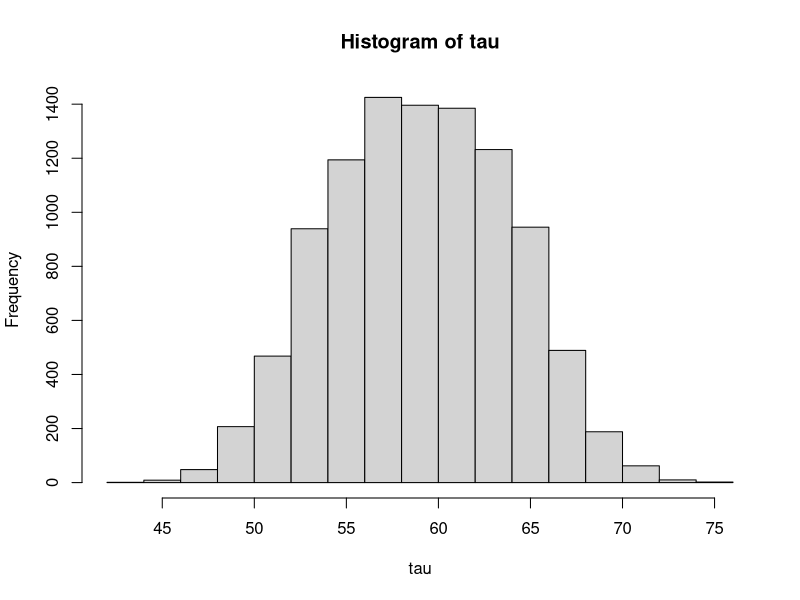
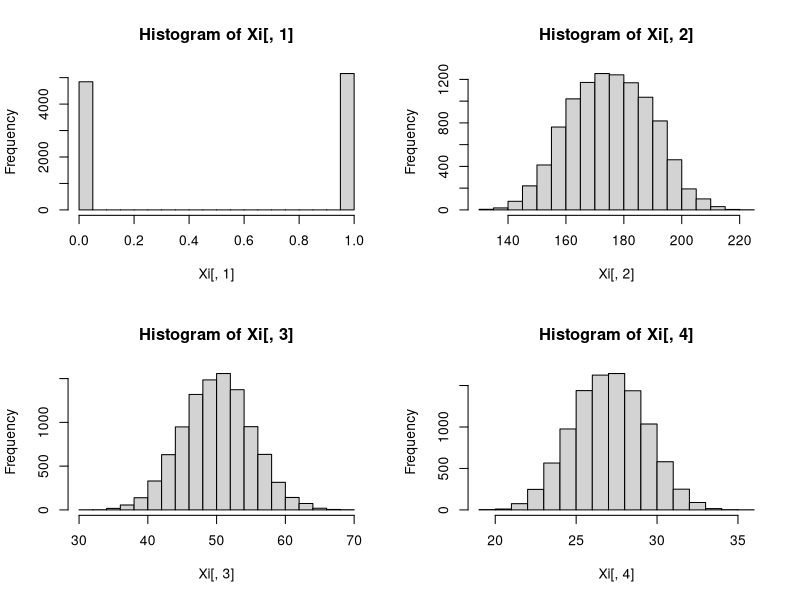

These figures' R source, in order:
## ---- chunk 1
knitr::opts_chunk$set(echo = TRUE)
require(dplyr)
## ---- chunk 2
set.seed(1234)
n <- 10000
p <- 7
treat <- sample(0:1, n, replace = T)
# create the covariates such that they are normalized
Xi <- matrix(NA,n,p)

Xi[,1] <-  rbinom(10000,1,0.52) # Gender
Xi[,2] <- ifelse(Xi[,1] == 1, rnorm(n,185,10),rnorm(n,165,10)) # Weight
Xi[,3] <- rnorm(n,50,5)# Age
Xi[,4] <- Xi[,2]/7 + 2 + rnorm(n) # BMI
Xi[,5] <- (rnorm(n,5,1)) # Tumor Size
Xi[,6] <- rbinom(10000, 1, 0.7) # HBP
Xi[,7] <- rbinom(10000,1,(Xi[,5]-min(Xi[,5]))/(max(Xi[,5])-min(Xi[,5]))) # Relapse

X_mat <- cbind(rep(1, n),Xi)

# Parameters 
# beta - vector of slopes for the 5 covariates to generate Y
beta <- rnorm(p+1, 0,1)
# vector of slopes for the 5 covariates to generate tau
gamma <- rnorm(p+1, 0, 0.5)

tau <- X_mat%*%gamma 
Y1 <- X_mat%*%beta + tau + rnorm(n, 0, 1)
Y0 <- X_mat%*%beta + rnorm(n,0,1)

mean(Y1) - mean(Y0)

colnames(X_mat) = c('beta0','Gender','Weight', 'Age', 'BMI', 'Size_Tumor', 'HBP', 'Relapse')
## ---- chunk 3
hist(tau)
## ---- chunk 4
par(mfrow = c(2,2))
hist(Xi[,1])
hist(Xi[,2])
hist(Xi[,3])
hist(Xi[,4])
## ---- chunk 5
researchData <- data.frame(X_mat,treat,Y = ifelse(treat == 1,Y1,Y0)) %>% select(-beta0)
godData <- data.frame(X_mat,treat,Y1,Y0) %>% select(-beta0)
